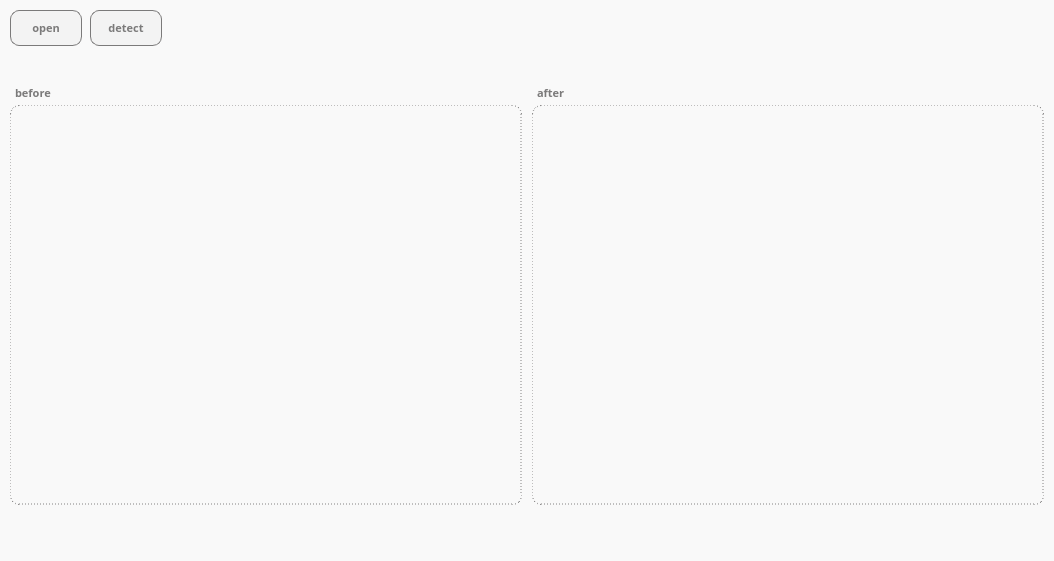
<?xml version="1.0" encoding="UTF-8"?>
<ui version="4.0">
 <class>MainWindow</class>
 <widget class="QMainWindow" name="MainWindow">
  <property name="enabled">
   <bool>true</bool>
  </property>
  <property name="geometry">
   <rect>
    <x>0</x>
    <y>0</y>
    <width>1054</width>
    <height>561</height>
   </rect>
  </property>
  <property name="minimumSize">
   <size>
    <width>0</width>
    <height>0</height>
   </size>
  </property>
  <property name="maximumSize">
   <size>
    <width>2200</width>
    <height>1220</height>
   </size>
  </property>
  <property name="mouseTracking">
   <bool>true</bool>
  </property>
  <property name="windowTitle">
   <string>MainWindow</string>
  </property>
  <property name="styleSheet">
   <string notr="true">background-color: rgb(249, 249, 249);</string>
  </property>
  <widget class="QWidget" name="centralwidget">
   <widget class="QPushButton" name="detectBtn">
    <property name="enabled">
     <bool>true</bool>
    </property>
    <property name="geometry">
     <rect>
      <x>90</x>
      <y>10</y>
      <width>72</width>
      <height>36</height>
     </rect>
    </property>
    <property name="sizePolicy">
     <sizepolicy hsizetype="Fixed" vsizetype="Fixed">
      <horstretch>0</horstretch>
      <verstretch>0</verstretch>
     </sizepolicy>
    </property>
    <property name="font">
     <font>
      <family>나눔스퀘어라운드 Bold</family>
      <pointsize>8</pointsize>
      <weight>75</weight>
      <bold>true</bold>
     </font>
    </property>
    <property name="mouseTracking">
     <bool>true</bool>
    </property>
    <property name="styleSheet">
     <string notr="true">QPushButton{
	color: rgb(123, 122, 122);
	background-color: rgb(243, 243, 243);
	border: 1px solid rgb(123, 122, 122);
	border-radius: 9px;
}

QPushButton:hover{
	color: rgb(86, 98, 112);
	background-color: rgb(243, 243, 243);
	border: 1px solid rgb(86, 98, 112);
	border-radius: 9px;
}

QPushButton:pressed{
	color: rgb(243, 243, 243);
	background-color: rgb(86, 98, 112);
	border: 1px solid rgb(243, 243, 243);
	border-radius: 9px;
}</string>
    </property>
    <property name="text">
     <string>detect</string>
    </property>
    <property name="iconSize">
     <size>
      <width>70</width>
      <height>70</height>
     </size>
    </property>
   </widget>
   <widget class="QPushButton" name="openBtn">
    <property name="enabled">
     <bool>true</bool>
    </property>
    <property name="geometry">
     <rect>
      <x>10</x>
      <y>10</y>
      <width>72</width>
      <height>36</height>
     </rect>
    </property>
    <property name="sizePolicy">
     <sizepolicy hsizetype="Fixed" vsizetype="Fixed">
      <horstretch>0</horstretch>
      <verstretch>0</verstretch>
     </sizepolicy>
    </property>
    <property name="font">
     <font>
      <family>나눔스퀘어라운드 Bold</family>
      <pointsize>8</pointsize>
      <weight>75</weight>
      <bold>true</bold>
     </font>
    </property>
    <property name="layoutDirection">
     <enum>Qt::LeftToRight</enum>
    </property>
    <property name="autoFillBackground">
     <bool>false</bool>
    </property>
    <property name="styleSheet">
     <string notr="true">QPushButton{
	color: rgb(123, 122, 122);
	background-color: rgb(243, 243, 243);
	border: 1.3px solid rgb(123, 122, 122);
	border-radius: 9px;
}

QPushButton:hover{
	color: rgb(86, 98, 112);
	background-color: rgb(243, 243, 243);
	border: 1.3px solid rgb(86, 98, 112);
	border-radius: 9px;
}

QPushButton:pressed{
	color: rgb(243, 243, 243);
	background-color: rgb(86, 98, 112);
	border: 1.3px solid rgb(243, 243, 243);
	border-radius: 9px;
}

QPushButton:disabled{
	color: rgb(243, 243, 243);
	background-color: rgb(86, 98, 112);
	border: 1.3px solid rgb(243, 243, 243);
	border-radius: 9px;
}</string>
    </property>
    <property name="text">
     <string>open</string>
    </property>
    <property name="iconSize">
     <size>
      <width>70</width>
      <height>70</height>
     </size>
    </property>
    <property name="checkable">
     <bool>false</bool>
    </property>
   </widget>
   <widget class="QLabel" name="beforeLabel">
    <property name="geometry">
     <rect>
      <x>10</x>
      <y>105</y>
      <width>512</width>
      <height>400</height>
     </rect>
    </property>
    <property name="autoFillBackground">
     <bool>false</bool>
    </property>
    <property name="styleSheet">
     <string notr="true">border: 1.4px solid rgb(131, 130, 130);
border-style: dashed;
border-radius: 9px;
background-color: rgba(255, 255, 255, 0)</string>
    </property>
    <property name="frameShape">
     <enum>QFrame::NoFrame</enum>
    </property>
    <property name="midLineWidth">
     <number>0</number>
    </property>
    <property name="text">
     <string/>
    </property>
    <property name="alignment">
     <set>Qt::AlignCenter</set>
    </property>
   </widget>
   <widget class="QLabel" name="afterLabel">
    <property name="geometry">
     <rect>
      <x>532</x>
      <y>105</y>
      <width>512</width>
      <height>400</height>
     </rect>
    </property>
    <property name="styleSheet">
     <string notr="true">border: 1.4px solid rgb(131, 130, 130);
border-style: dashed;
border-radius: 9px;
background-color: rgba(255, 255, 255, 0)</string>
    </property>
    <property name="text">
     <string/>
    </property>
   </widget>
   <widget class="QLabel" name="btextLabel">
    <property name="geometry">
     <rect>
      <x>251</x>
      <y>515</y>
      <width>30</width>
      <height>16</height>
     </rect>
    </property>
    <property name="font">
     <font>
      <family>나눔스퀘어라운드 Regular</family>
      <pointsize>7</pointsize>
     </font>
    </property>
    <property name="layoutDirection">
     <enum>Qt::LeftToRight</enum>
    </property>
    <property name="styleSheet">
     <string notr="true">color: rgb(123, 122, 122);
background-color: rgba(255, 255, 255, 0)</string>
    </property>
    <property name="text">
     <string/>
    </property>
    <property name="alignment">
     <set>Qt::AlignCenter</set>
    </property>
   </widget>
   <widget class="QLabel" name="atextLabel">
    <property name="geometry">
     <rect>
      <x>773</x>
      <y>515</y>
      <width>30</width>
      <height>16</height>
     </rect>
    </property>
    <property name="font">
     <font>
      <family>나눔스퀘어라운드 Regular</family>
      <pointsize>8</pointsize>
     </font>
    </property>
    <property name="styleSheet">
     <string notr="true">color: rgb(123, 122, 122);
background-color: rgba(255, 255, 255, 0)</string>
    </property>
    <property name="text">
     <string/>
    </property>
    <property name="alignment">
     <set>Qt::AlignCenter</set>
    </property>
   </widget>
   <widget class="QLabel" name="before">
    <property name="geometry">
     <rect>
      <x>15</x>
      <y>85</y>
      <width>51</width>
      <height>16</height>
     </rect>
    </property>
    <property name="font">
     <font>
      <family>나눔스퀘어라운드 Bold</family>
      <pointsize>8</pointsize>
      <weight>75</weight>
      <bold>true</bold>
     </font>
    </property>
    <property name="styleSheet">
     <string notr="true">color: rgb(123, 122, 122);
background-color: rgba(255, 255, 255, 0)</string>
    </property>
    <property name="text">
     <string>before</string>
    </property>
    <property name="alignment">
     <set>Qt::AlignLeading|Qt::AlignLeft|Qt::AlignTop</set>
    </property>
   </widget>
   <widget class="QLabel" name="after">
    <property name="geometry">
     <rect>
      <x>537</x>
      <y>85</y>
      <width>51</width>
      <height>16</height>
     </rect>
    </property>
    <property name="font">
     <font>
      <family>나눔스퀘어라운드 Bold</family>
      <pointsize>8</pointsize>
      <weight>75</weight>
      <bold>true</bold>
     </font>
    </property>
    <property name="styleSheet">
     <string notr="true">color: rgb(123, 122, 122);
background-color: rgba(255, 255, 255, 0)</string>
    </property>
    <property name="text">
     <string>after</string>
    </property>
    <property name="alignment">
     <set>Qt::AlignLeading|Qt::AlignLeft|Qt::AlignTop</set>
    </property>
   </widget>
   <zorder>openBtn</zorder>
   <zorder>detectBtn</zorder>
   <zorder>beforeLabel</zorder>
   <zorder>afterLabel</zorder>
   <zorder>btextLabel</zorder>
   <zorder>atextLabel</zorder>
   <zorder>before</zorder>
   <zorder>after</zorder>
  </widget>
 </widget>
 <resources/>
 <connections/>
 <slots>
  <slot>fileOpenFunction()</slot>
 </slots>
</ui>
